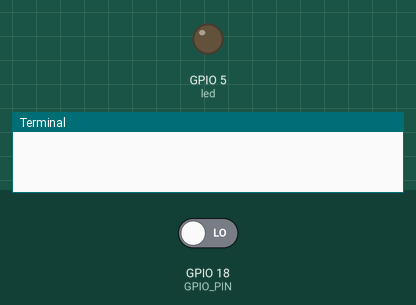
This program was run on a simulated Raspberry Pi (BCM pin numbers). On the bench: output pins drawn as LEDs (lit = HIGH), the last lines printed to the terminal. The test bench sets the inputs (shaded band); at power-on: GPIO 18 (GPIO_PIN) LOW. The clock reads 2024-03-15 10:24:30 at power-on unless the program sets it.

Above: at 1.2 s.
1.3 s: GPIO 18 (GPIO_PIN) driven HIGH
At 2.8 s:
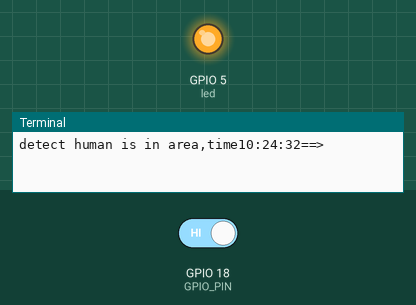
Timing chart, 0 to 4.5 s (numbered marks = the images above; inputs shaded):
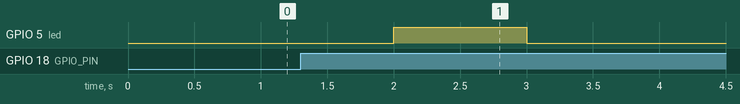

Measured:
- after the input at 1.3 s, GPIO 5 (led): LOW → HIGH after 0.70 s, → LOW 1.0 s later

The program:

main2.py
```python
import RPi.GPIO as GPIO
import time
from datetime import datetime
from gpiozero import LED

# 全自动感应:人进入其感应范围则输出低电平，人离开感应范围则自动延时关闭低电平，输出高电平。

#红外传感器
GPIO_PIN = 18

#
GPIO_LED=5
def currentTime():
    now = datetime.now()
    current_time = now.strftime("%H:%M:%S")
    return current_time

# 初始化
def init():
    GPIO.setwarnings(False)
    GPIO.setmode(GPIO.BCM)
    GPIO.setup(GPIO_PIN, GPIO.IN)
    GPIO.setup(GPIO_LED, GPIO.OUT)

def lightLed():
    led=LED(GPIO_LED)
    led.on()
    time.sleep(1)
    led.off()
    time.sleep(1)


def humanIn(channel):
    print("detect {} human is in area,time{}==>".format(channel,currentTime()))
    lightLed()

# 感应器侦测函数
def detct():
    GPIO.add_event_detect(GPIO_PIN,GPIO.RA, callback=humanIn)

def initListener():
    GPIO.add_event_detect(GPIO_PIN,GPIO.RISING,bouncetime=200)

# 主程序入口
if __name__ == '__main__':
    init()
    # detct()
    initListener()
    try:
        while True:
            if GPIO.event_detected(GPIO_PIN):
                print("detect human is in area,time{}==>".format(currentTime()))
                lightLed()
            time.sleep(1)
            # if GPIO.input(GPIO_PIN) == True:
            #     lightLed()
            #     print("detect human is in area,time{}==>".format(currentTime()))
            #     time.sleep(1)
            # else:
            #     time.sleep(0.5)
            # 脚本运行完毕执行清理工作
        # Reset by pressing CTRL + C
    except KeyboardInterrupt:
        print("stopped by User")
    GPIO.cleanup()  # 导入 GPIO库
```
